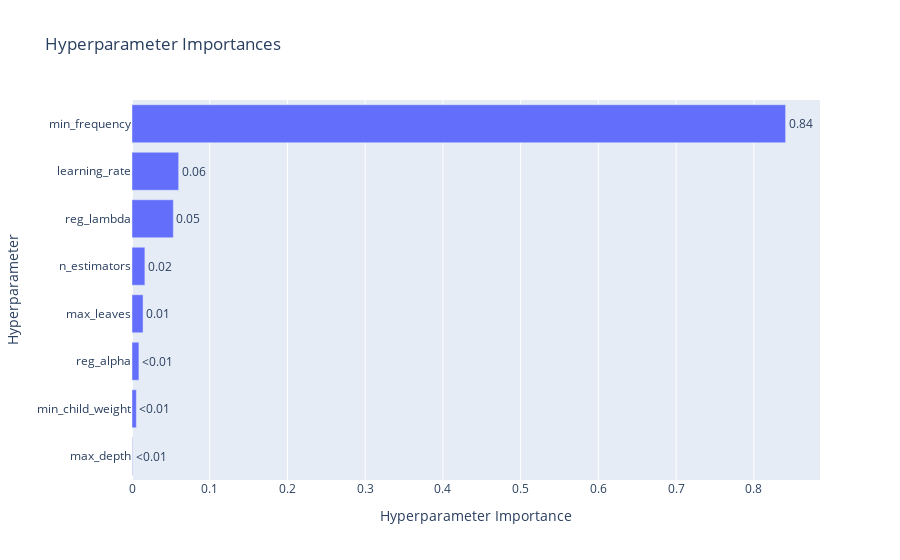

The notebook cell this image was saved under:
### Code cell
# Parte 3
fig = vis.plot_param_importances(study)
fig.show()

### Figure 1 — Plotly figure (JSON) as saved in the notebook; plotly's stock layout.template omitted (floating-point values rounded to 4 significant figures)
{"data": [{"cliponaxis": false, "hovertemplate": ["max_depth (IntDistribution): 0.0006473767651222218<extra></extra>", "min_child_weight (IntDistribution): 0.0056023518819226905<extra></extra>", "reg_alpha (FloatDistribution): 0.008900868800526039<extra></extra>", "max_leaves (IntDistribution): 0.014222738635460126<extra></extra>", "n_estimators (IntDistribution): 0.016582758095881302<extra></extra>", "reg_lambda (FloatDistribution): 0.053169240927331336<extra></extra>", "learning_rate (FloatDistribution): 0.060039583205839075<extra></extra>", "min_frequency (FloatDistribution): 0.8408350816879173<extra></extra>"], "name": "Objective Value", "orientation": "h", "text": ["<0.01", "<0.01", "<0.01", "0.01", "0.02", "0.05", "0.06", "0.84"], "textposition": "outside", "type": "bar", "x": [0.0006474, 0.005602, 0.008901, 0.01422, 0.01658, 0.05317, 0.06004, 0.8408], "y": ["max_depth", "min_child_weight", "reg_alpha", "max_leaves", "n_estimators", "reg_lambda", "learning_rate", "min_frequency"]}], "layout": {"title": {"text": "Hyperparameter Importances"}, "xaxis": {"title": {"text": "Hyperparameter Importance"}}, "yaxis": {"title": {"text": "Hyperparameter"}}}}
